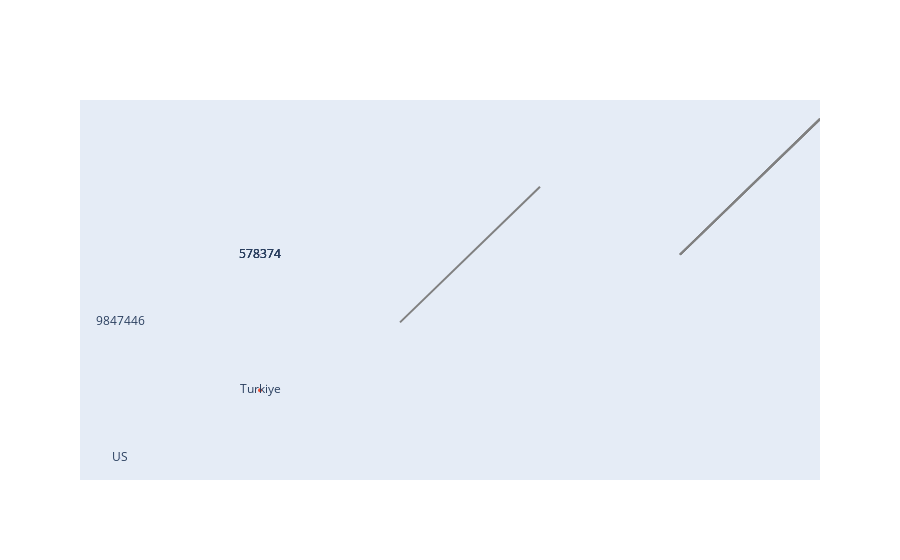

Notebook code cell kept with this figure:
### Code cell
import plotly.graph_objects as go

# Initialize figure
fig = go.Figure()

# Add country bubbles
for bubble in country_bubbles:
    fig.add_trace(go.Scatter(
        x=[bubble['label']],  # Place it according to your layout needs
        y=[bubble['label']],
        marker=dict(size=bubble['size']),
        mode='markers+text',
        text=bubble['label'],
        name=bubble['type']
    ))

# Add app bubbles
for bubble in app_bubbles:
    fig.add_trace(go.Scatter(
        x=[bubble['parent']],  # Position it within the parent country bubble
        y=[bubble['label']],
        marker=dict(size=bubble['size']),
        mode='markers+text',
        text=bubble['label'],
        name=bubble['type']
    ))

# Add lines for app connections
for source, target in app_connections:
    fig.add_trace(go.Scatter(
        x=[source, target],  # Adjust positions to your layout
        y=[source, target],
        mode='lines',
        line=dict(width=2, color='gray'),
        name='connection'
    ))

# Update layout for a nice and tidy look
fig.update_layout(
    showlegend=False,
    xaxis=dict(showgrid=False, zeroline=False, showticklabels=False),
    yaxis=dict(showgrid=False, zeroline=False, showticklabels=False)
)

# Show figure
fig.show()

### Figure 1 — Plotly figure (JSON) as saved in the notebook; plotly's stock layout.template omitted (floating-point values rounded to 4 significant figures)
{"data": [{"marker": {"size": 1}, "mode": "markers+text", "name": "country", "text": "US", "type": "scatter", "x": ["US"], "y": ["US"]}, {"marker": {"size": 4}, "mode": "markers+text", "name": "country", "text": "Turkiye", "type": "scatter", "x": ["Turkiye"], "y": ["Turkiye"]}, {"marker": {"size": 1}, "mode": "markers+text", "name": "app", "text": "9847446", "type": "scatter", "x": ["US"], "y": ["9847446"]}, {"marker": {"size": 1}, "mode": "markers+text", "name": "app", "text": "578374", "type": "scatter", "x": ["Turkiye"], "y": ["578374"]}, {"marker": {"size": 1}, "mode": "markers+text", "name": "app", "text": "578374", "type": "scatter", "x": ["Turkiye"], "y": ["578374"]}, {"marker": {"size": 1}, "mode": "markers+text", "name": "app", "text": "578374", "type": "scatter", "x": ["Turkiye"], "y": ["578374"]}, {"marker": {"size": 1}, "mode": "markers+text", "name": "app", "text": "578374", "type": "scatter", "x": ["Turkiye"], "y": ["578374"]}, {"line": {"color": "gray", "width": 2}, "mode": "lines", "name": "connection", "type": "scatter", "x": ["9847446", "4520865"], "y": ["9847446", "4520865"]}, {"line": {"color": "gray", "width": 2}, "mode": "lines", "name": "connection", "type": "scatter", "x": ["578374", "8873852"], "y": ["578374", "8873852"]}, {"line": {"color": "gray", "width": 2}, "mode": "lines", "name": "connection", "type": "scatter", "x": ["578374", "8873852"], "y": ["578374", "8873852"]}, {"line": {"color": "gray", "width": 2}, "mode": "lines", "name": "connection", "type": "scatter", "x": ["578374", "8873852"], "y": ["578374", "8873852"]}, {"line": {"color": "gray", "width": 2}, "mode": "lines", "name": "connection", "type": "scatter", "x": ["578374", "8873852"], "y": ["578374", "8873852"]}], "layout": {"showlegend": false, "xaxis": {"showgrid": false, "showticklabels": false, "zeroline": false}, "yaxis": {"showgrid": false, "showticklabels": false, "zeroline": false}}}
